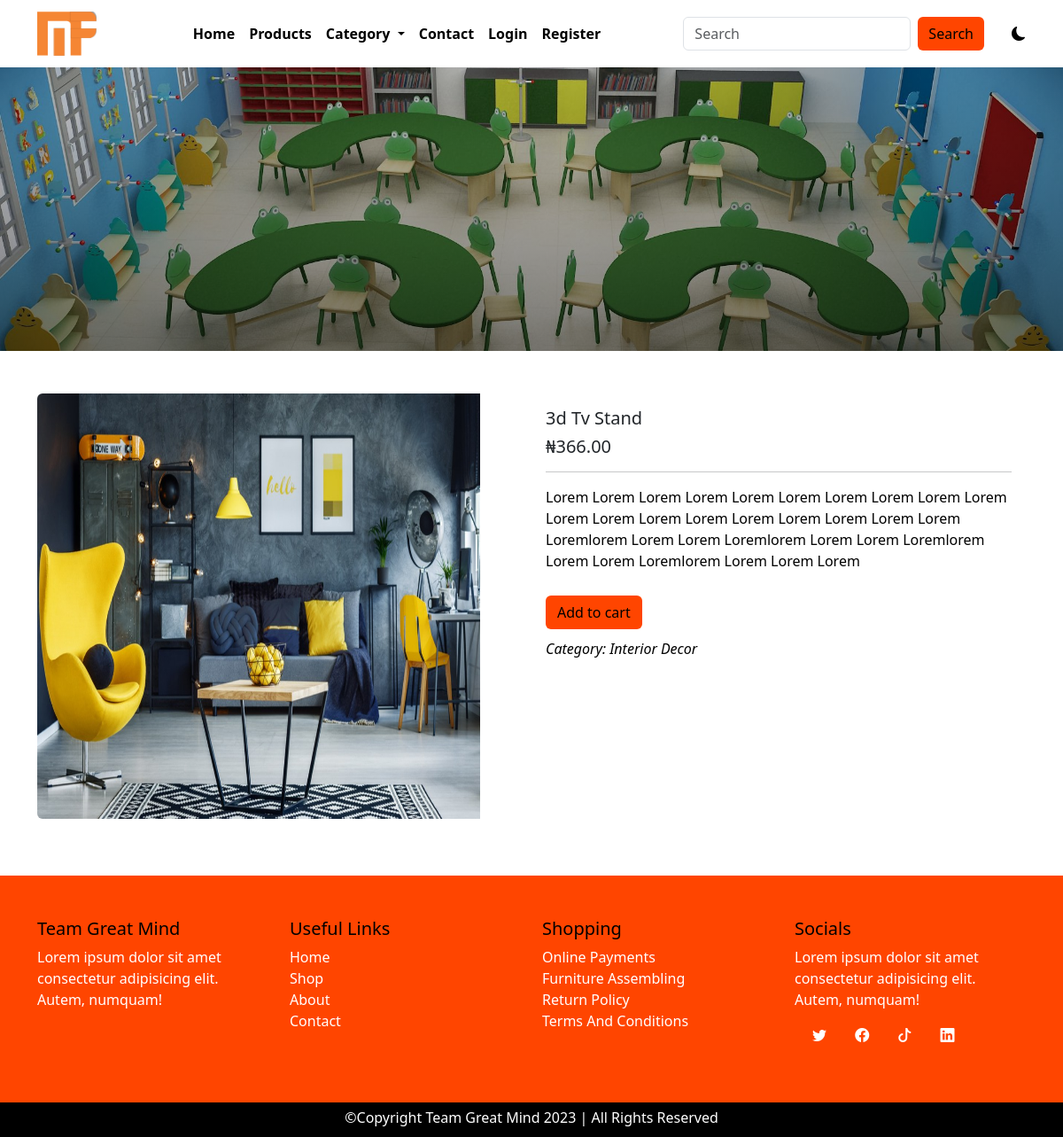
/detail/2/3d-tv-stand, run on the app's committed database.
### main/models.py (models this page shows, shortened)
class AppInfo(models.Model):
    appname = models.CharField(max_length=50)
    logo = models.ImageField(upload_to='logo')
    carousel1 = models.ImageField(upload_to='carousel')
    carousel2 = models.ImageField(upload_to='carousel')
    carousel3 = models.ImageField(upload_to='carousel')
    banner = models.ImageField(upload_to='banner')
    copyright = models.IntegerField()

class Product(models.Model):
    category = models.ForeignKey(Category, on_delete=models.CASCADE)
    name = models.CharField(max_length=50)
    slug = models.SlugField(unique=True)
    pix = models.ImageField(upload_to='pix')
    price = models.DecimalField(max_digits=5, decimal_places=2)
    discount_price = models.DecimalField(max_digits=5, decimal_places=2, blank=True, null=True)
    description = models.TextField()
    featured = models.BooleanField(default=False)
    uploaded = models.DateField(auto_now=True)
    edited = models.DateField(auto_now_add=True)

class Category(models.Model):
    name = models.CharField(max_length=50)
    slug = models.SlugField(unique=True)
    img = models.ImageField(upload_to='catimg')
    def __str__(self):
        return self.name

### main/views.py (the view)
# urls.py: path('detail/<str:id>/<slug:slug>', views.detail, name='detail'),
def detail(request, id, slug):
    detail = Product.objects.get(pk=id)
    context = {
        'detail':detail
    }
    return render(request, 'detail.html', context)

### main/context_processor.py (called while the page is built)
def dropdown(request):
    info = AppInfo.objects.get(pk=1)
    fdog = Category.objects.all()
    context = {
        'info':info,
        'fdog':fdog,
    }
    return context

def cartcount(request):
    count = Cart.objects.filter(user__username = request.user.username, paid=False)
    itemcount = 0
    for item in count:
        itemcount += item.quantity
    context = {
        'itemcount':itemcount
    }
    return context

### main/templates/detail.html (shortened to what this page needs)
{% extends 'base.html' %}
{% block header %} {% include 'header.html' %} {% endblock header %}
{% block banner %} {% include 'banner.html' %} {% endblock banner %}
{% block content %}
<div class="container mt-5 mb-5">
  <div class="row fdet">
    <div class="card mb-3">
      <div class="row g-0">
        <div class="col-md-6">
          <img src="{{detail.pix.url}}" class="img-fluid rounded-start" style="height: 60vh;" width="500px">
        </div>
        <div class="col-md-6">
          <div class="card-body">
            <h5 class="card-title">{{detail.name|title}}</h5>
            <h5 class="card-title">₦{{detail.price}}</h5>
            <hr>
            <p class="card-text">{{detail.description|title}}</p>
              <button class="btn" type="submit">Add to cart</button>
              <p class="fdetcat">Category: <span>{{detail.category|title}}</span></p>
          </div>
        </div>
      </div>
    </div>
  </div>
</div>
{% endblock content %}
{% block footer %} {% include 'footer.html' %} {% endblock footer %}

### main/templates/header.html (shortened to what this page needs)
<nav class="navbar navbar-expand-lg">
    <div class="container">
        <a class="navbar-brand" href="#"><img src="{{info.logo.url}}" alt="" style="height: 50px;"></a>
        <div class="collapse navbar-collapse" id="navbarSupportedContent">
        <ul class="navbar-nav mx-auto mb-2 mb-lg-0">
            {% if user.is_authenticated %}
            <li class="nav-item">
                <a class="nav-link" aria-current="page" href="{% url 'home' %}">Home</a>
            </li>
            <li class="nav-item">
                <a class="nav-link" href="{% url 'products' %}">Products</a>
            </li>
            <li class="nav-item dropdown">
                <a class="nav-link dropdown-toggle" href="#" role="button" data-bs-toggle="dropdown" aria-expanded="false">
                    Category
                </a>
                <ul class="dropdown-menu">
                    {% for item in fdog %}
                        <li><a class="dropdown-item" href="{% url 'category' item.id item.slug %}">{{item.name|title}}</a></li>
                    {% endfor %}
                </ul>
            </li>
            <li class="nav-item">
                <a class="nav-link" href="{% url 'contact' %}">Contact</a>
            </li>
            <li class="nav-item">
                <a class="nav-link" href="{% url 'cart' %}">
                    <div class="wrapper">
                        <i class="bi bi-cart4"></i>
                        <span class="badge">{{itemcount}}</span>
                    </div>
                </a>
            </li>
            <li class="nav-item dropdown">
                <a class="nav-link dropdown-toggle" href="#" role="button" data-bs-toggle="dropdown" aria-expanded="false">
                    {% if user.customer %}
                        <img src="{{user.customer.pix.url}}" style="height: 30px;" alt="">
                    {% endif %}
                    <span>Hi! {{user.username}}</span>
                </a>
                <ul class="dropdown-menu">
                    <li><a class="dropdown-item" href="{% url 'profile' %}">Profile</a></li>
                    <li><a class="dropdown-item" href="{% url 'signout' %}">Logout</a></li>
                </ul>
            </li>
            {% else %}
            <li class="nav-item">
                <a class="nav-link" aria-current="page" href="{% url 'home' %}">Home</a>
            </li>
            <li class="nav-item">
                <a class="nav-link" href="{% url 'products' %}">Products</a>
            </li>
            <li class="nav-item dropdown">
                <a class="nav-link dropdown-toggle" href="#" role="button" data-bs-toggle="dropdown" aria-expanded="false">
                    Category
                </a>
            </li>
            <li class="nav-item">
                <a class="nav-link" href="{% url 'contact' %}">Contact</a>
            </li>
            <li class="nav-item">
                <a class="nav-link" href="{% url 'signin' %}">Login</a>
            </li>
            <li class="nav-item">
                <a class="nav-link" href="{% url 'signup' %}">Register</a>
            </li>
            {% endif %}
        </ul>
        <form class="d-flex search" role="search" action="{% url 'search' %}" method="POST">
            <input class="form-control me-2" name="search" type="search" placeholder="Search" aria-label="Search">
            <button class="btn btn-outline-success" type="submit">Search</button>
        </form>
        <div class="samson">
          <i class="bi bi-moon-fill"></i>
        </div>
        </div>
    </div>
</nav>

### main/static/css/style.css (style rules this page uses)
* { padding: 0%; margin: 0%; box-sizing: border-box; }
.samson { margin-left: 3%; cursor: pointer; }
:root { --bg: white; --icon: black; --text: black; }
body { background: var(--bg) !important; color: var(--text) !important; overflow: hidden; }
.navbar { background: var(--bg) !important; }
.navbar-nav a { color: var(--text); font-weight: 600; }
.search button { background-color: orangered; border: none; color: black; font-weight: 500; }
.fdet .card { border: none; }
.fdet .btn { background-color: orangered; color: black; margin-top: 2%; }
.fdet p { color: black; }
.fdetcat { font-weight: 500; padding-top: 2%; font-style: italic; }

### data on the page
AppInfo: logo (picture)
Product: pix (picture), name "3d Tv Stand", price "366.00", description "Lorem Lorem Lorem Lorem Lorem Lorem Lorem Lorem Lorem Lorem Lorem Lorem Lorem Lorem Lorem Lorem Lorem Lorem Lorem Loremlorem Lorem Lorem Loremlorem Lorem Lorem Loremlorem Lorem Lorem Loremlorem Lorem Lorem Lorem", category "Interior Decor"
